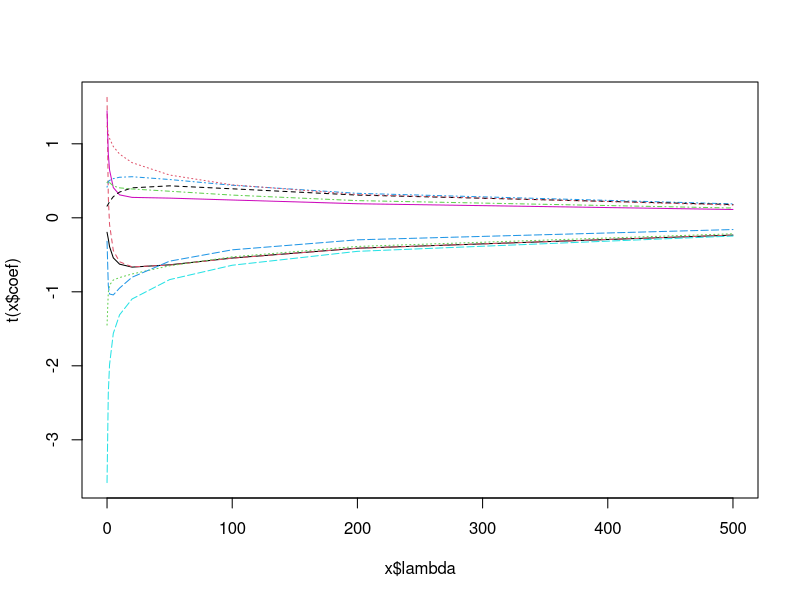
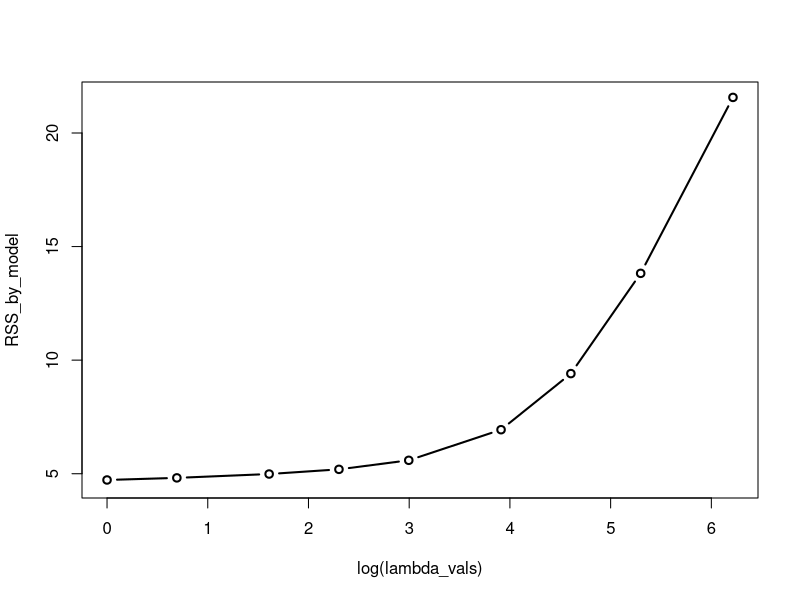
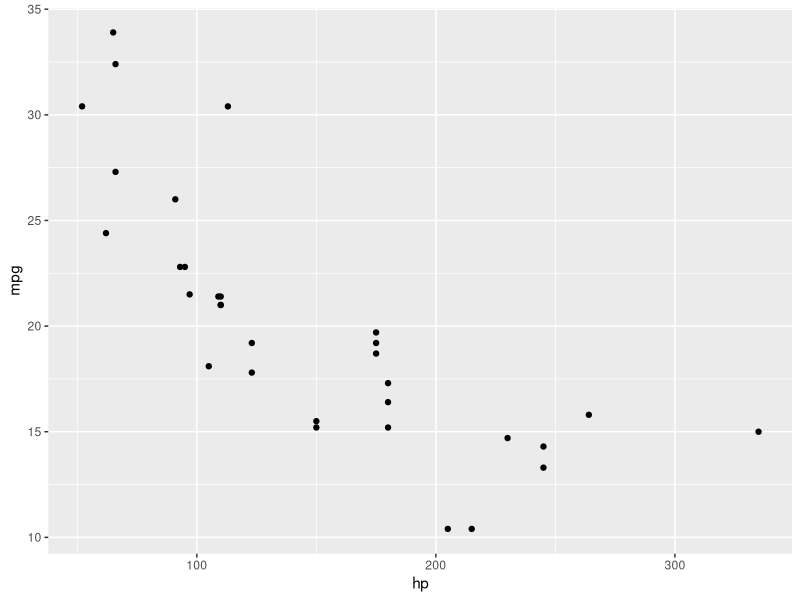
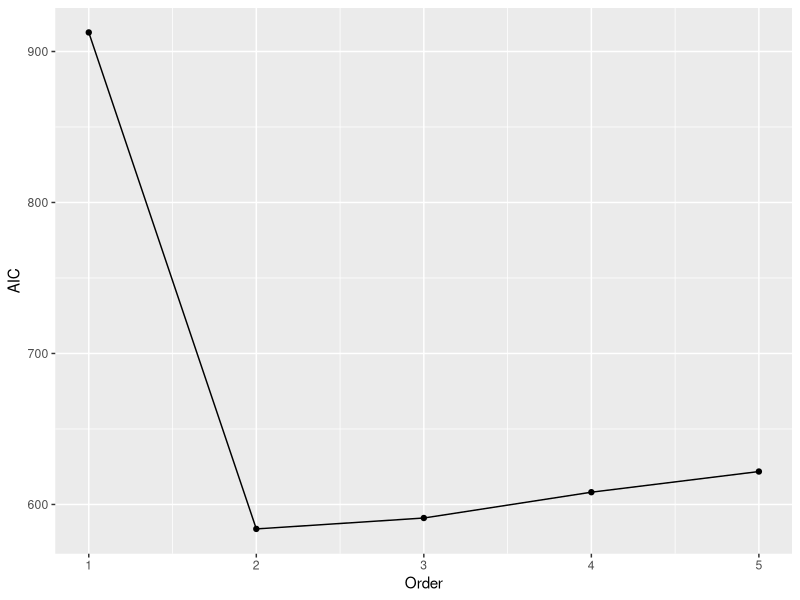

Recreate these plots in R, in order.
## ---- chunk 1
knitr::opts_chunk$set(echo = TRUE)

require(ggplot2)
require(glmnet)
## ---- chunk 2
names(mtcars);
## ---- chunk 3
library(MASS);

lambda_vals <- c(0,1,2,5,10,20,50,100,200,500); # Choose lambdas to try.
# lm.ridge needs:
# 1) a model (mpg~. says to model mpg as an intercept
#         plus a coefficient for every other variable in the data frame)
# 2) a data set (mtcars, of course)
# 3) a value for lambda. lambda=0 is the default,
#         and recovers classic linear regression.
#         But we can also pass a whole vector of lambdas, like we are about to do,
#         and lm.ridge will fit a separate model for each.
# See ?lm.ridge for details.
ridge_models <- lm.ridge(mpg~., mtcars, lambda=lambda_vals);

# Naively plotting this object shows us how the different coefficients
# change as lambda changes.
plot( ridge_models );
## ---- chunk 4
lm_sanity_check <- lm(mpg~., mtcars);
lm_sanity_check$coefficients
## ---- chunk 5
head( coef( ridge_models), 1 ); # the first row is the lambda=0.0 setting.
## ---- chunk 6
mean( lm_sanity_check$residuals^2 );
## ---- chunk 7
mean( (predict( lm_sanity_check, mtcars) - mtcars$mpg )^2 )
## ---- chunk 8
length( lambda_vals )
## ---- chunk 9
coef( ridge_models )
## ---- chunk 10
cat(paste0("The 4-th lambda value is: ", lambda_vals[4]) );

coef( ridge_models )[4,]; # Pick out the 4-th row. these are coefs when lambda=5.
## ---- chunk 11
# The mpg column of mtcars needs to get removed (it is the outcome,
# not a predictor), so we drop it-- it's the column numbered 1.
# And we're using cbind to add a column of 1s with column name const.
mtc_predictors <- cbind(const=1,mtcars[,-c(1)]);
head(mtc_predictors);
## ---- chunk 12
beta5 <- coef( ridge_models )[4,]; # 4th row was for lambda=5.
datsun <- mtc_predictors['Datsun 710',]
sum( beta5*datsun )
## ---- chunk 13
beta0 <- coef( ridge_models )[1,]; # 1st row was for lambda=0, i.e., plain old LR.
datsun <- mtc_predictors['Datsun 710',]
sum( beta0*datsun );
## ---- chunk 14
predict( lm_sanity_check, datsun )
## ---- chunk 15
dim( mtc_predictors )
## ---- chunk 16
beta_matrix <- coef( ridge_models )
dim(beta_matrix);
## ---- chunk 17
beta_matrix
## ---- chunk 18
mtc_mx <- as.matrix( mtc_predictors );
cat('Dimensions of the predictors matrix: ');
cat(dim(mtc_mx)) 

beta_mx <- coef( ridge_models );
cat('Dimensions of the coefficients matrix: ');
cat( dim(beta_mx) );

# Now compute the appropriate matrix product.
# We want to rows indexed by observations
# and the columns indexed by lambdas.
# That requires transposing the coefficients matrix, whose original form
# has rows indexed by lambda and columns indexed by the predictors.
# We transpose a matrix in R with t( ).
obs_by_lambda_predictions <- as.matrix( mtc_mx ) %*% t( beta_mx );
obs_by_lambda_predictions
## ---- chunk 19
errors <- mtcars$mpg - obs_by_lambda_predictions;
# Just to check, each column of errors should be length-32, because we have
# 32 data points in the mtcars data set.
# And there should be 32 columns, one for each of our ten lambda values.
dim( errors );
## ---- chunk 20
# We're going to squares the entries of errors,
# then take a mean along the columns (that's the 2 argument to apply)
RSS_by_model <- apply( errors^2, 2, FUN=mean);
RSS_by_model
## ---- chunk 21
plot( log(lambda_vals), RSS_by_model, type='b', lwd=2)
## ---- chunk 22
RSS <- function( resids ) {
  return( sum( resids^2 ) );
}
## ---- chunk 23
data('mtcars');
head(mtcars);
## ---- chunk 24
pp <- ggplot( mtcars, aes(x=hp, y=mpg ) ) + geom_point();
pp
## ---- chunk 25
m1 <- lm(mpg ~ 1 + hp,                                         mtcars);
m2 <- lm(mpg ~ 1 + hp + I(hp^2),                               mtcars);
m3 <- lm(mpg ~ 1 + hp + I(hp^2) + I(hp^3),                     mtcars);
m4 <- lm(mpg ~ 1 + hp + I(hp^2) + I(hp^3) + I(hp^4),           mtcars);
m5 <- lm(mpg ~ 1 + hp + I(hp^2) + I(hp^3) + I(hp^4) + I(hp^5), mtcars);
## ---- chunk 26
# Recall that the residuals attribute stores Y_i - beta0 - beta1 X_i.
head( m5$residuals )
## ---- chunk 27
# Now let's actually do the estimation-- estimate the variance to be, well,
# the variance of the observed residuals!
sigma2hat <- var( m5$residuals );

# As usual, there are less clumsy ways to put these residuals into a data frame,
# but we are being lazy, here.
resids <- rbind( m1$residuals, m2$residuals, m3$residuals,
             m4$residuals, m5$residuals);

# and let's compute the AIC for the different models
# We are using our RSS function from above to get a vector of length 5 of the
# RSSs for the five different models, and then we are adding the sigmahat term,
# including the d-factor that counts how many predictors there are.
modelRSS <- apply( resids, 1, RSS )
penalties <- 2*sigma2hat*(1:5); # The second term in the AIC definition.

AICdf <- data.frame( 'Order'=1:5, 'RSS'=modelRSS, 'penalty'=penalties );

# Let's add a column to this data frame that specifically contains AIC.
# Notice that we're ignoring the 1/n term in the definition.
# That term can be ignored because it doesn't depend on the model order.
AICdf$AIC <- 2*AICdf$RSS + AICdf$penalty

AICdf
## ---- chunk 28
pp <- ggplot( AICdf, aes(x=Order, y=AIC )) + geom_point() + geom_line();
pp
